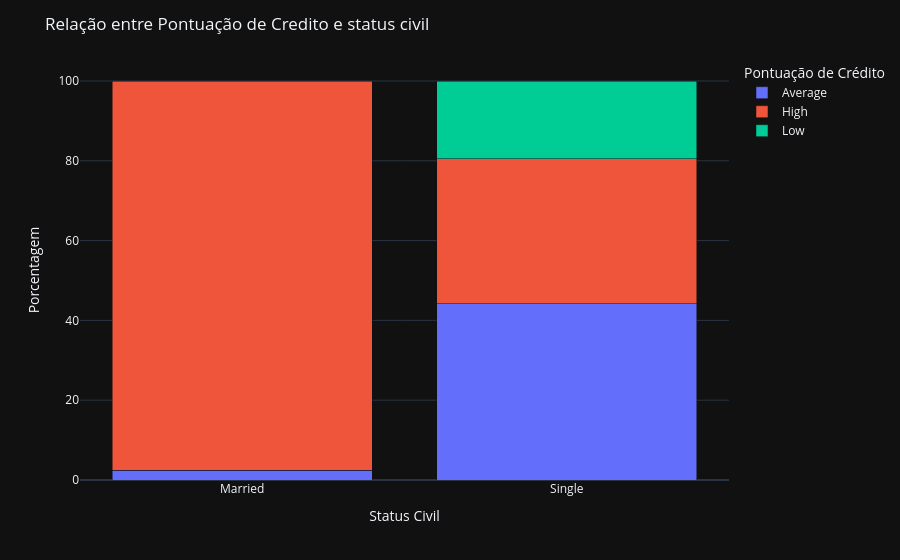

Source (notebook cell):
### Markdown cell above
## Insight 2

Pessoas que não possuem filhos possuem baixa pontuação de crédito

### Code cell
# seu código aqui
# Pergunta 3 - Existe realação do status civil com o Credit Score?

#Calcular a porcentagem de cada categoria por credit score

df_grouped = df.groupby(['Credit Score', 'Marital Status']).size().reset_index(name='count')
total_por_credit = df_grouped.groupby('Marital Status')['count'].transform('sum')
df_grouped['percent'] = (df_grouped['count'] / total_por_credit) * 100

# Cria gráfico de baras empilhadas

fig = px.bar(df_grouped, x='Marital Status', y='percent', color='Credit Score', barmode='stack',
            labels={'Marital Status': 'Status Civil', 'percent': 'Porcentagem', 'Credit Score': 'Pontuação de Crédito'})

fig.update_layout(title='Relação entre Pontuação de Credito e status civil',
                  yaxis_title='Porcentagem',
                  legend_title='Pontuação de Crédito')

fig.show()

### Figure 1 — Plotly figure (JSON) as saved in the notebook; plotly's stock layout.template omitted (floating-point values rounded to 4 significant figures)
{"data": [{"hovertemplate": "Pontuação de Crédito=Average<br>Status Civil=%{x}<br>Porcentagem=%{y}<extra></extra>", "legendgroup": "Average", "marker": {"color": "#636efa", "pattern": {"shape": ""}}, "name": "Average", "orientation": "v", "showlegend": true, "textposition": "auto", "x": ["Married", "Single"], "xaxis": "x", "y": [2.439, 44.16], "yaxis": "y", "type": "bar"}, {"hovertemplate": "Pontuação de Crédito=High<br>Status Civil=%{x}<br>Porcentagem=%{y}<extra></extra>", "legendgroup": "High", "marker": {"color": "#EF553B", "pattern": {"shape": ""}}, "name": "High", "orientation": "v", "showlegend": true, "textposition": "auto", "x": ["Married", "Single"], "xaxis": "x", "y": [97.56, 36.36], "yaxis": "y", "type": "bar"}, {"hovertemplate": "Pontuação de Crédito=Low<br>Status Civil=%{x}<br>Porcentagem=%{y}<extra></extra>", "legendgroup": "Low", "marker": {"color": "#00cc96", "pattern": {"shape": ""}}, "name": "Low", "orientation": "v", "showlegend": true, "textposition": "auto", "x": ["Single"], "xaxis": "x", "y": [19.48], "yaxis": "y", "type": "bar"}], "layout": {"xaxis": {"anchor": "y", "domain": [0.0, 1.0], "title": {"text": "Status Civil"}}, "yaxis": {"anchor": "x", "domain": [0.0, 1.0], "title": {"text": "Porcentagem"}}, "legend": {"title": {"text": "Pontuação de Crédito"}, "tracegroupgap": 0}, "margin": {"t": 60}, "barmode": "stack", "title": {"text": "Relação entre Pontuação de Credito e status civil"}}}
